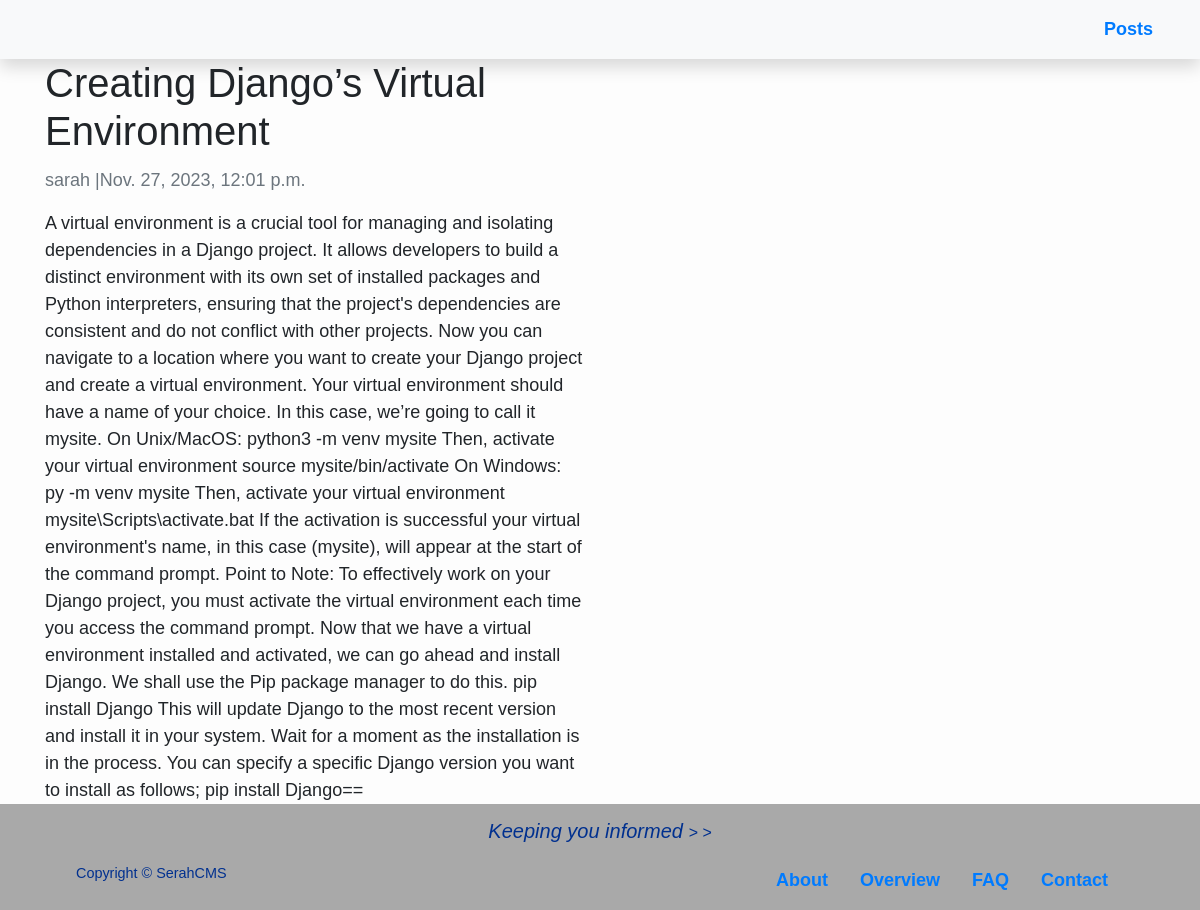
Screenshot of /django-venv/ with the database file from the repository.
### blog/models.py (models this page shows, shortened)
class Posts(models.Model):
    title = models.CharField(max_length=200, unique=True)
    content = models.TextField()
    slug = models.SlugField(max_length=200, unique=True)
    meta_description = models.CharField(max_length=300, default="new post")
    author = models.ForeignKey(User, on_delete=models.CASCADE)
    created_on = models.DateTimeField()
    updated_on = models.DateTimeField(auto_now=True)
    status = models.IntegerField(choices=STATUS, default=0)
    class Meta:
        ordering = ["-created_on"]
        verbose_name_plural = 'Posts'

### blog/views.py (the view)
# urls.py: path('<slug:slug>/', views.PostDetail.as_view(), name='post_detail'),
class PostDetail(generic.DetailView):  # view for each post
    model = Posts
    template_name = 'post.html'

### templates/post.html
{% extends 'base.html' %}
{% block content %}
    <div class="container">
        <div class="row">
            <div class="col-md-6 left">
                <h1 class="card-title">{% block title %} {{ object.title }} {% endblock title %}</h1>
                <p class=" text-muted">{{ object.author }} |{{ object.created_on }}</p>
                <p class="card-text">{{ object.content | safe }}</p>
            </div>
        </div>
    </div>
{% endblock content %}

### templates/base.html (style rules this page uses)
html, body { height: 100%; }
body { font-family: sans-serif; font-size: 18px; background-color: #fdfdfd; display: flex; flex-direction: column; }

### rows the page displays
Posts: title "Creating Django’s Virtual Environment", author "sarah", created_on "Nov. 27, 2023, 12:01 p.m.", content "A virtual environment is a crucial tool for managing and isolating dependencies in a Django project. It allows developers to build a distinct environment with its own set of installed packages and Python interpreters, ensuring that the project's dependencies are consistent and do not conflict with other projects. Now you can navigate to a location where you want to create your Django project and create a virtual environment. Your virtual environment should have a name of your choice. In this case, we’re going to call it mysite. On Unix/MacOS: python3 -m venv mysite Then, activate your virtual environment source mysite/bin/activate On Windows: py -m venv mysite Then, activate your virtual…"
